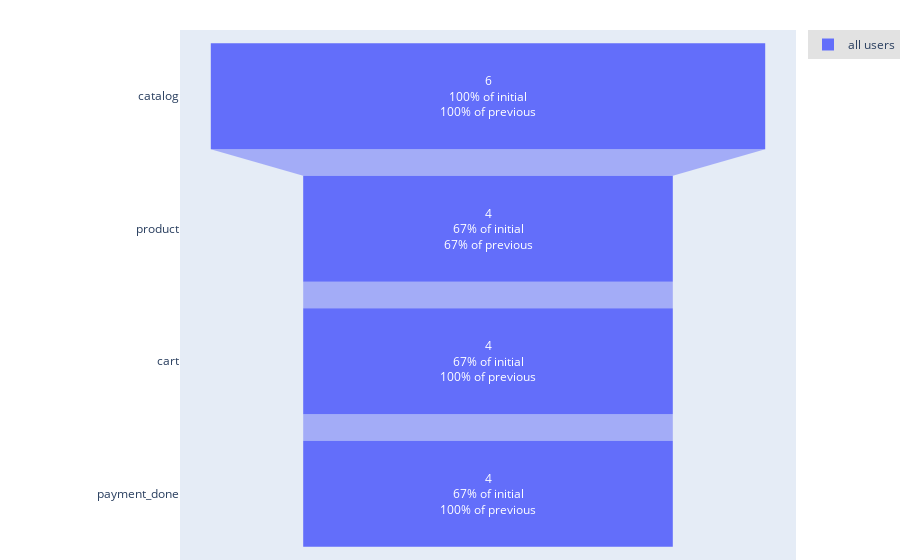

Here is the notebook cell this chart was saved with:
### Code cell
source.funnel(
    stages = ['catalog', ['product1', 'product2'], 'cart', 'payment_done'],
    stages_names = ['catalog', 'product', 'cart', 'payment_done'],
    funnel_type = 'closed'
)

### Figure 1 — Plotly figure (JSON) as saved in the notebook; plotly's stock layout.template omitted (floating-point values rounded to 4 significant figures)
{"data": [{"name": "all users", "textinfo": "value+percent initial+percent previous", "x": [6, 4, 4, 4], "y": ["catalog", "product", "cart", "payment_done"], "type": "funnel"}], "layout": {"funnelmode": "stack", "hovermode": "closest", "legend": {"bgcolor": "#E2E2E2", "font": {"size": 12}, "orientation": "v", "xanchor": "left"}, "margin": {"b": 0, "l": 180, "pad": 0, "r": 0, "t": 30}, "showlegend": true}}
